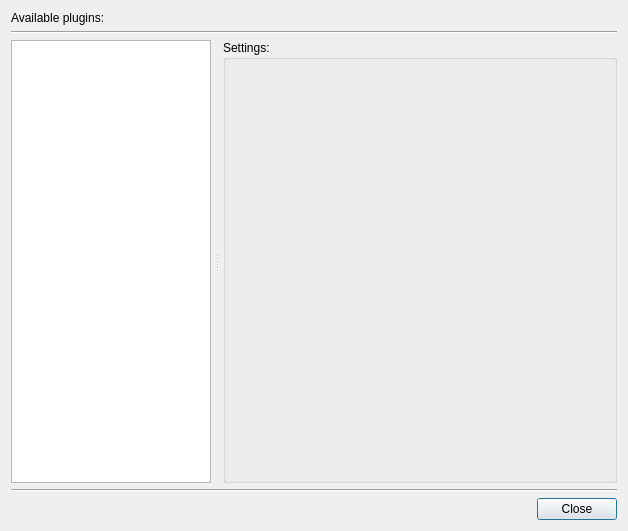
<?xml version="1.0" encoding="UTF-8"?>
<ui version="4.0">
 <class>PluginLoader</class>
 <widget class="QDialog" name="PluginLoader">
  <property name="geometry">
   <rect>
    <x>0</x>
    <y>0</y>
    <width>628</width>
    <height>531</height>
   </rect>
  </property>
  <property name="windowTitle">
   <string>PluginLoader</string>
  </property>
  <layout class="QGridLayout" name="gridLayout">
   <item row="2" column="0">
    <widget class="QLabel" name="label">
     <property name="text">
      <string>Available plugins:</string>
     </property>
    </widget>
   </item>
   <item row="3" column="0">
    <widget class="Line" name="line">
     <property name="orientation">
      <enum>Qt::Horizontal</enum>
     </property>
    </widget>
   </item>
   <item row="4" column="0">
    <layout class="QHBoxLayout" name="horizontalLayout">
     <item>
      <widget class="QSplitter" name="splitter">
       <property name="sizePolicy">
        <sizepolicy hsizetype="Expanding" vsizetype="Expanding">
         <horstretch>0</horstretch>
         <verstretch>0</verstretch>
        </sizepolicy>
       </property>
       <property name="orientation">
        <enum>Qt::Horizontal</enum>
       </property>
       <property name="handleWidth">
        <number>12</number>
       </property>
       <property name="childrenCollapsible">
        <bool>false</bool>
       </property>
       <widget class="QListView" name="listView">
        <property name="maximumSize">
         <size>
          <width>200</width>
          <height>16777215</height>
         </size>
        </property>
        <property name="autoScroll">
         <bool>true</bool>
        </property>
        <property name="alternatingRowColors">
         <bool>true</bool>
        </property>
       </widget>
       <widget class="QGroupBox" name="Settingsbox">
        <property name="sizePolicy">
         <sizepolicy hsizetype="Preferred" vsizetype="Preferred">
          <horstretch>0</horstretch>
          <verstretch>0</verstretch>
         </sizepolicy>
        </property>
        <property name="sizeIncrement">
         <size>
          <width>0</width>
          <height>0</height>
         </size>
        </property>
        <property name="baseSize">
         <size>
          <width>0</width>
          <height>0</height>
         </size>
        </property>
        <property name="title">
         <string>Settings:</string>
        </property>
        <layout class="QGridLayout" name="gridLayout_2">
         <item row="0" column="0">
          <widget class="QStackedWidget" name="stackedWidget">
           <property name="sizePolicy">
            <sizepolicy hsizetype="Expanding" vsizetype="Expanding">
             <horstretch>0</horstretch>
             <verstretch>0</verstretch>
            </sizepolicy>
           </property>
           <property name="minimumSize">
            <size>
             <width>100</width>
             <height>0</height>
            </size>
           </property>
           <property name="currentIndex">
            <number>0</number>
           </property>
           <widget class="QWidget" name="page"/>
          </widget>
         </item>
        </layout>
       </widget>
      </widget>
     </item>
    </layout>
   </item>
   <item row="5" column="0">
    <widget class="Line" name="line_2">
     <property name="orientation">
      <enum>Qt::Horizontal</enum>
     </property>
    </widget>
   </item>
   <item row="6" column="0">
    <layout class="QHBoxLayout" name="horizontalLayout_2">
     <item>
      <spacer name="horizontalSpacer">
       <property name="orientation">
        <enum>Qt::Horizontal</enum>
       </property>
       <property name="sizeHint" stdset="0">
        <size>
         <width>40</width>
         <height>20</height>
        </size>
       </property>
      </spacer>
     </item>
     <item>
      <widget class="QPushButton" name="pushButton">
       <property name="text">
        <string>Close</string>
       </property>
      </widget>
     </item>
    </layout>
   </item>
  </layout>
 </widget>
 <resources/>
 <connections>
  <connection>
   <sender>pushButton</sender>
   <signal>released()</signal>
   <receiver>PluginLoader</receiver>
   <slot>closeButton()</slot>
   <hints>
    <hint type="sourcelabel">
     <x>577</x>
     <y>502</y>
    </hint>
    <hint type="destinationlabel">
     <x>313</x>
     <y>265</y>
    </hint>
   </hints>
  </connection>
  <connection>
   <sender>listView</sender>
   <signal>clicked(QModelIndex)</signal>
   <receiver>PluginLoader</receiver>
   <slot>pluginSelected()</slot>
   <hints>
    <hint type="sourcelabel">
     <x>112</x>
     <y>257</y>
    </hint>
    <hint type="destinationlabel">
     <x>313</x>
     <y>265</y>
    </hint>
   </hints>
  </connection>
  <connection>
   <sender>PluginLoader</sender>
   <signal>finished(int)</signal>
   <receiver>PluginLoader</receiver>
   <slot>close()</slot>
   <hints>
    <hint type="sourcelabel">
     <x>313</x>
     <y>265</y>
    </hint>
    <hint type="destinationlabel">
     <x>313</x>
     <y>265</y>
    </hint>
   </hints>
  </connection>
 </connections>
 <slots>
  <slot>pluginSelected()</slot>
  <slot>closeButton()</slot>
 </slots>
</ui>
